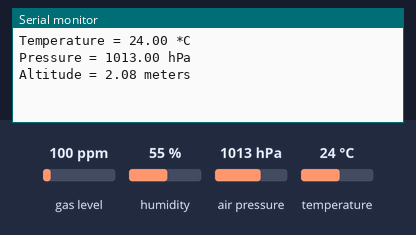
Recording of a sketch running on a simulated Arduino Uno, built with avr-gcc and run on an emulated ATmega328P. On the bench: the last lines printed to the serial monitor. The test bench sets the inputs (shaded band); at power-on: air pressure 1013 hPa, temperature 24 °C, gas level 100 ppm, humidity 55 %. No radio packets arrive unless stated.

Above: at 1.2 s.
1.3 s: air pressure set to 952 hPa
At 3.5 s:
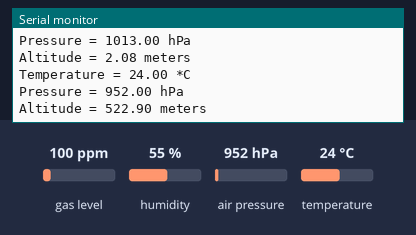
3.8 s: temperature set to 12 °C
At 5.5 s:
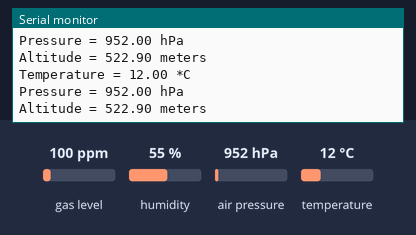
6.3 s: air pressure set to 975 hPa
At 7.2 s:
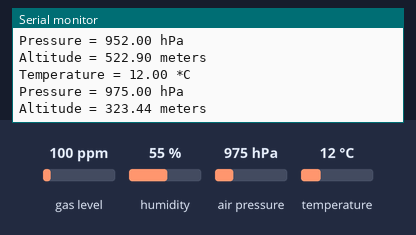
Timing chart, 0 to 9.3 s (numbered marks = the images above; inputs shaded):
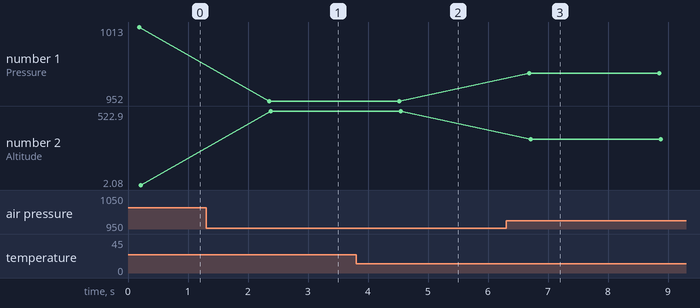

Measured:
- after the input at 1.3 s, the serial monitor: prints a new line after 1.1 s (image 1)
- after the input at 3.8 s, the serial monitor: prints a new line after 0.70 s (image 2)
- after the input at 6.3 s, the serial monitor: prints a new line after 0.39 s (image 3)
- plotted number 1: 1013 → 952 after the input at 1.3 s, 952 → 975 after the input at 6.3 s
- plotted number 2: 2.08 → 522.9 after the input at 1.3 s, 522.9 → 323.44 after the input at 6.3 s

The sketch:

BME_NRF_TX.ino
```cpp
#include <SPI.h>
#include <nRF24L01.h>
#include <RF24.h>
#include <Wire.h>
#include <Adafruit_Sensor.h>
#include <Adafruit_BME680.h>

#define SEALEVELPRESSURE_HPA (1013.25)
#define BME_CS 10

#define BME_SCK 13
#define BME_MISO 12
#define BME_MOSI 11

Adafruit_BME680 bme; // I2C
//Adafruit_BME680 bme(BME_CS); // hardware SPI
//Adafruit_BME680 bme(BME_CS, BME_MOSI, BME_MISO,  BME_SCK);


RF24 radio(9, 8);  // CE, CSN
const byte address[6] = "00001";

void setup() {
  Serial.begin(9600);
  while (!Serial);

  // NRF24L01+ setup
  radio.begin();
  radio.openWritingPipe(address);
  radio.stopListening();

  // BME680 setup
  if (!bme.begin()) {
    Serial.println("Could not find a valid BME680 sensor, check wiring!");
    while (1);
  }
  bme.setTemperatureOversampling(BME680_OS_8X);
  bme.setPressureOversampling(BME680_OS_4X);
  bme.setIIRFilterSize(BME680_FILTER_SIZE_3);
}

void loop() {
  // Read sensor data from BME680
  if (bme.performReading()) {
    float temperature = bme.temperature;
    float pressure = bme.pressure;
    float altitude = bme.readAltitude(SEALEVELPRESSURE_HPA);

    // Convert sensor data to byte array
    byte sensorData[sizeof(float) * 3];
    memcpy(sensorData, &temperature, sizeof(float));
    memcpy(sensorData + sizeof(float), &pressure, sizeof(float));
    memcpy(sensorData + 2 * sizeof(float), &altitude, sizeof(float));

    // Send sensor data over NRF24L01+
    radio.write(sensorData, sizeof(sensorData));

    // Print sensor data to serial monitor
    Serial.print("Temperature = ");
    Serial.print(temperature);
    Serial.println(" *C");

    Serial.print("Pressure = ");
    Serial.print(pressure / 100.0);
    Serial.println(" hPa");

    Serial.print("Altitude = ");
    Serial.print(altitude);
    Serial.println(" meters");

    Serial.println();
  } else {
    Serial.println("Failed to perform reading from BME680 :(");
  }

  delay(2000);
}
```
